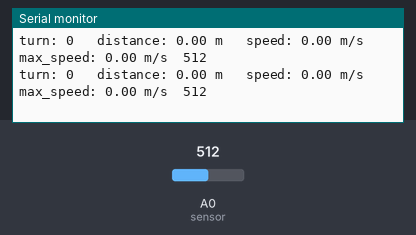
Simulated run of this sketch. Board: Arduino Uno, built with avr-gcc and run on an emulated ATmega328P. Parts: the last lines printed to the serial monitor. The inputs (shaded band) are chosen by the test bench; at power-on: A0 (sensor) = 512.

Above: at 1.2 s.
1.3 s: A0 (sensor) set to 104
At 2.1 s:
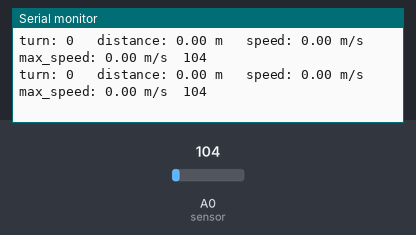
2.8 s: A0 (sensor) set to 94
At 3.5 s:
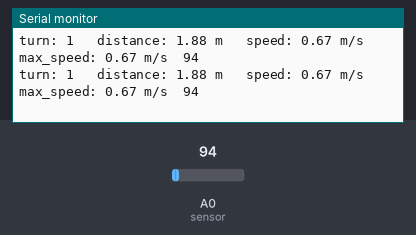
Timing chart, 0 to 5.8 s (numbered marks = the images above; inputs shaded):
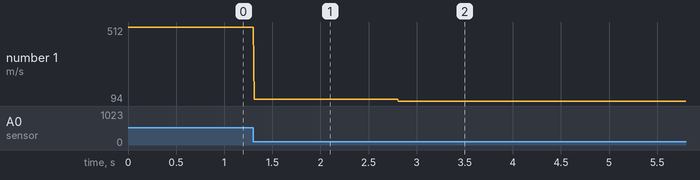

Measured:
- after the input at 1.3 s, the serial monitor: prints a new line at once (image 1)
- after the input at 2.8 s, the serial monitor: prints a new line at once (image 2)
- plotted number 1: 512 → 104 after the input at 1.3 s, 104 → 94 after the input at 2.8 s

The sketch:

code.ino
```cpp
int sensor = A0; // chan su dung
int count = 0; // so vong quay
int mutex = 1; // chan count nhieu lan
int mutex2 = 1;
float cir = 0;  // chu vi banh xe
float distance = 0; // quang duong di duoc
float next_time = 0; //next_time khoang thoi gian thuc hien 1 vong
float velocity = 0; // van toc 1 vong quay
float max_velocity = 0;
unsigned long time1, time2; // thoi gian chan va le
#define R 30 // ban kinh banh xe
#define VAL 100 // nguong sensor count
//============== VOID SETUP ========
void setup (){
  pinMode (sensor, INPUT);
  Serial.begin(115200);
  // tinh chu vi
  cir = PI*2*R/100; // chia 100 ra met
}
void serial_print(int value){
  Serial.print("turn: ");
  Serial.print(count);
  Serial.print("   distance: ");
  Serial.print(distance);
  Serial.print(" m");
  Serial.print("   speed: ");
  Serial.print(velocity);
 // Serial.print(next_time);
  Serial.print(" m/s");
  Serial.print("   max_speed: ");
  Serial.print(max_velocity);
  Serial.print(" m/s  ");
  Serial.println(value);
}
void distance_com (){ // quang duong di duoc
  distance =  count*cir; // quang duong bang chu vi nhan so vong
}
void velocity_com (){ // van toc xe
  if (next_time == 0) velocity = 0; // khoi dau v = 0
  else
  velocity = cir/next_time;  // van toc 1 vong bang chu vi / thoi gian

  if (velocity > max_velocity) max_velocity = velocity; // lay gia tri lon nhat
}
void get_time(){ // lay thoi gian giua 2 vong quay
  if (count % 2 == 1){
    if (mutex2 == 1){
     time1 = millis();
     next_time = float((time1 - time2))/1000; // cap nhat toc do 1 --> 2
     mutex2 = 0;
    }
   }else if (count % 2 == 0){
    if (mutex2 == 0){
     time2 = millis();
     next_time = float((time2 - time1))/1000; // cap nhat toc do 2 -> 1
     mutex2 = 1;
    }
   }
}
//============== VOID LOOP ========
void loop (){
  int value = analogRead(sensor); // gia tri doc sensor
   if (value < VAL) {
    if (mutex == 1){
      count ++;
      mutex = 0;
    }
   } else mutex = 1;


  get_time(); // tinh thoi gian giua 2 lan
  distance_com(); // tinh quang duong
  velocity_com (); // tinh van toc
  serial_print(value); // in gia tri

}
```
